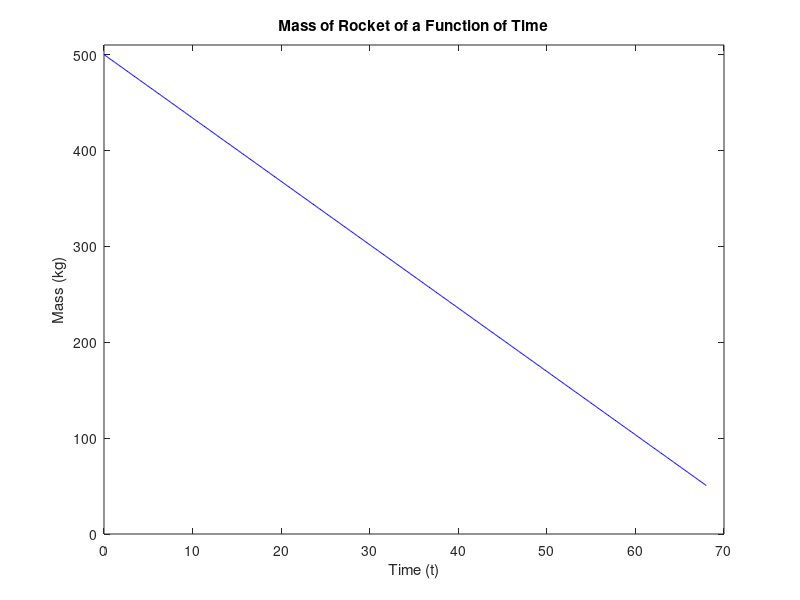
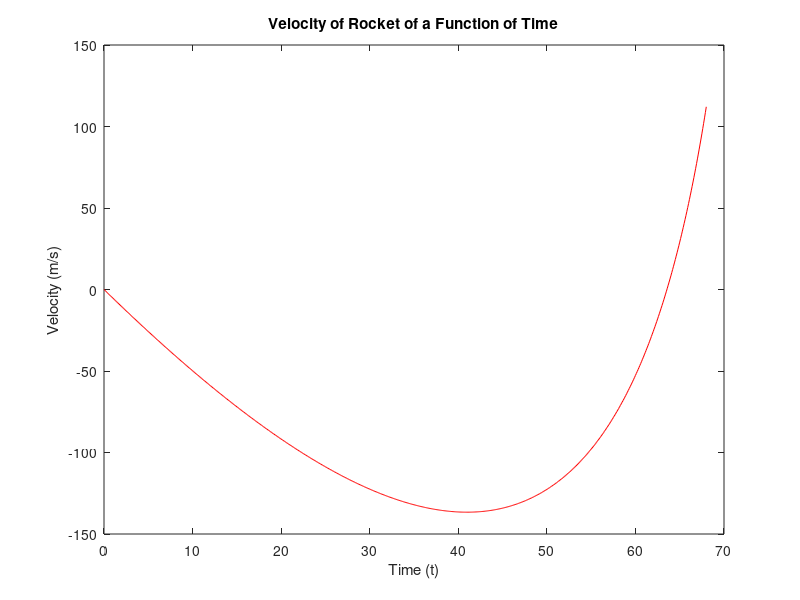

Reproduce these figures in MATLAB, in order.
t = 0:0.1:68.087;
M = 500 - 6.6091 .* t;
V = 340 .* log(500 ./ (500 - 6.6091 .* t)) - 9.8067 .* t;

figure
plot(t, M, '-b')
title('Mass of Rocket of a Function of Time')
xlabel('Time (t)')
ylim([0 510])
ylabel('Mass (kg)')

figure
plot(t, V, '-r')
title('Velocity of Rocket of a Function of Time')
xlabel('Time (t)')
ylabel('Velocity (m/s)')

